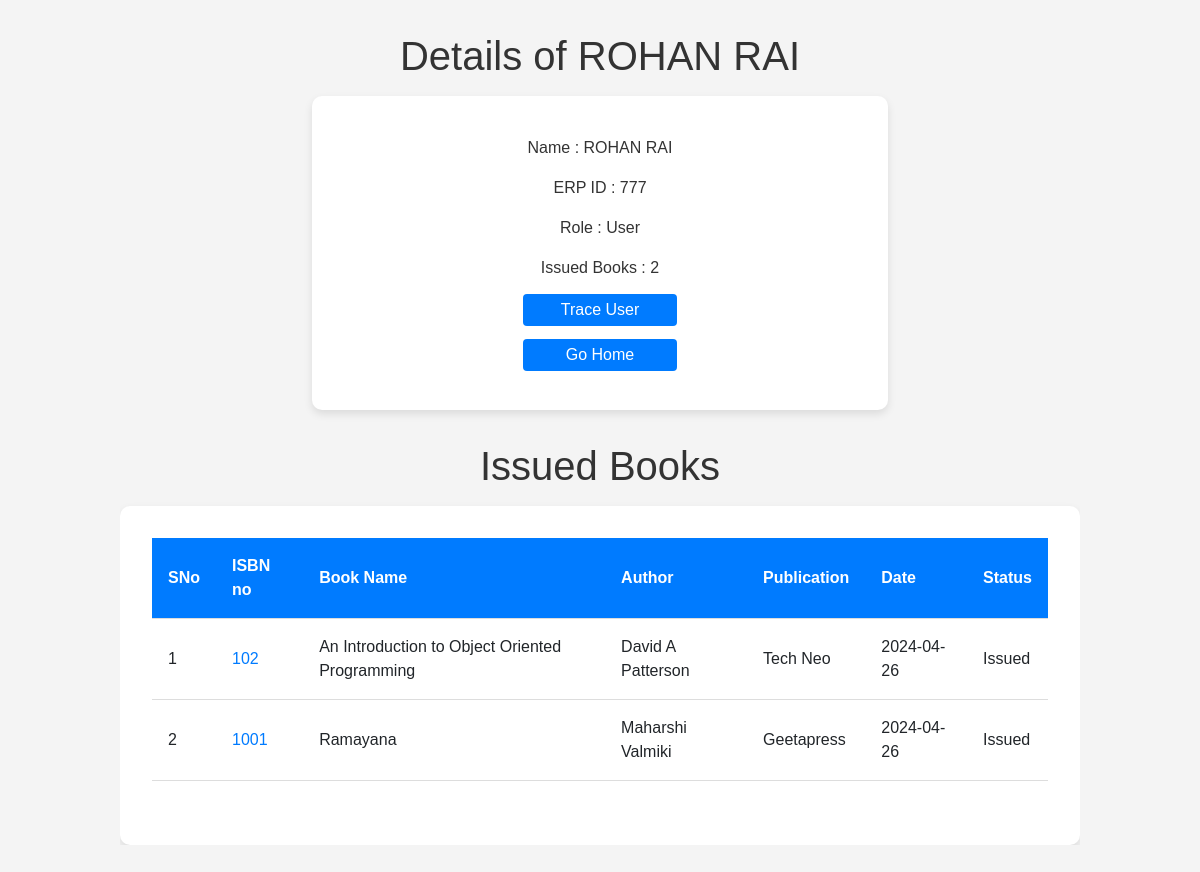
The app's page /admin/viewUser/777 (signed in) with its own data.
### app.py (models this page shows, shortened)
class User(UserMixin,db.Model):
    __tablename__='user'
    erp = db.Column(db.Integer, primary_key=True)
    name=db.Column(db.String,nullable=False)
    password=db.Column(db.String,nullable=False)
    role=db.Column(db.String,nullable=False)

class Issued(db.Model):
    __tablename__='issued_books'
    issueId = db.Column(db.Integer, autoincrement=True, primary_key=True)
    isbnissue = db.Column(db.Integer, db.ForeignKey('books.isbn'), nullable=False)
    erpissue = db.Column(db.Integer, db.ForeignKey('user.erp'), nullable=False)
    date=db.Column(db.String,nullable=False)
    status=db.Column(db.String,nullable=False)

class Books(db.Model):
    __tablename__='books'
    isbn = db.Column(db.Integer, primary_key=True)
    book_name=db.Column(db.String,nullable=False)
    author=db.Column(db.String,nullable=False)
    publication=db.Column(db.String,nullable=False)
    total_copies=db.Column(db.Integer,nullable=False)
    available_copies=db.Column(db.Integer,nullable=False)

### app.py (the view)
@app.route('/admin/viewUser/<erp>',methods=['GET'])
@login_required
def viewUser(erp):
    user=db.session.query(User).filter_by(erp=erp).first()
    count = db.session.query(func.count(Issued.erpissue)).filter_by(erpissue=erp).scalar()
    books=db.session.execute('''select isbn,book_name,author,publication,date,status
                             from books,issued_books
                             where isbnissue=isbn and erpissue= :erp ''',
                             {'erp':erp} )
    return render_template('admin/viewUser.html',user=user,books=books,count=count)

### app.py (called while the page is built)
@login_manager.user_loader
def load_user(erpid):
    return User.query.get(int(erpid))

### templates/admin/viewUser.html (shortened to what this page needs)
<!DOCTYPE html>
<head>
    <link href="https://cdn.jsdelivr.net/npm/bootstrap@5.3.2/dist/css/bootstrap.min.css" rel="stylesheet">
    <link rel="stylesheet" href="https://cdnjs.cloudflare.com/ajax/libs/font-awesome/6.5.2/css/all.min.css" />
    <link rel="stylesheet" href="{{url_for('static',filename = '/CSS/viewUser.css')}}">
    <link rel="stylesheet" href="../../static/CSS/viewUser.css">
</head>
<body>
    <div class="tab">
        <h1>Details of {{user.name}}</h1>
        <div class="data bio">
            <p>Name : {{user.name}}</p>
            <p>ERP ID : {{user.erp}}</p>
            <p>Role : {{user.role}}</p>
            <p>Issued Books : {{count}}</p>
            <div class="aaa">
                <a href="/admin/userHistory/{{user.erp}}">Trace User</a>
            </div>
            <div class="bbb">
                <a href="/admin/dashboard">Go Home</a>
            </div>
        </div>
    <h1>Issued Books</h1>
    <div>
        <div class="div">
            <table id="issued-books">
                <tr>
                <th>SNo</th>
                <th>ISBN no</th>
                <th>Book Name</th>
                <th>Author</th>
                <th>Publication</th>
                <th>Date</th>
                <th>Status</th>
            </tr>
            {% for book in books %}
            <tr>
                <td>{{loop.index}}</td>
                <td><a href="/admin/viewBook/{{book[0]}}">{{book[0]}}</a></td>
                <td>{{book[1]}}</td>
                <td>{{book[2]}}</td>
                <td>{{book[3]}}</td>
                <td>{{book[4]}}</td>
                <td>{{book[5]}}</td>
            </tr>
            {% endfor %}
        </table>
        </div>
    </div>
</div>
</body>

### static/CSS/viewUser.css (style rules this page uses)
body { font-family: Arial, sans-serif; background-color: #f4f4f4; margin: 0; padding: 0; }
.tab { display: flex; flex-direction: column; align-items: center; width: 80%; margin: 2rem auto; text-align: center; }
.tab h1 { color: #333; margin-bottom: 1rem; }
.bio { background: #fff; border-radius: 10px; box-shadow: 0 4px 8px rgba(0, 0, 0, 0.1); padding: 2rem; margin-bottom: 2rem; width: 60%; display: flex; justify-content: center; align-items: center; flex-direction: column; }
.bio p { margin: 0.5rem 0; color: #333; }
.aaa, .bbb { margin: 0.4rem 0; padding: 4px; background-color: #007bff; width: 30%; border-radius: 4px; }
.aaa a, .bbb a { color: #fff; text-decoration: none; font-size: 1rem; transition: color 0.3s ease; }
.tab .div { background: #fff; border-radius: 10px; box-shadow: 0 4px 8px rgba(0, 0, 0, 0.1); padding: 2rem; overflow-x: auto; }
.tab { overflow: auto; scrollbar-width: none; }
.tab { -ms-overflow-style: none; overflow: -moz-scrollbars-none; }
table { width: 100%; border-collapse: collapse; margin-bottom: 2rem; }
table th, table td { padding: 1rem; text-align: left; border-bottom: 1px solid #ddd; }
table th { background: #007bff; color: white; }
table td a { color: #007bff; text-decoration: none; transition: color 0.3s ease; }

### records on screen
User: name "ROHAN RAI", erp "777", role "User"
Issued: isbn "102", book_name "An Introduction to Object Oriented Programming", author "David A Patterson", publication "Tech Neo", date "2024-04-26", status "Issued"
Issued: isbn "1001", book_name "Ramayana", author "Maharshi Valmiki", publication "Geetapress", date "2024-04-26", status "Issued"

### other values on screen
{{ count }} "2"
